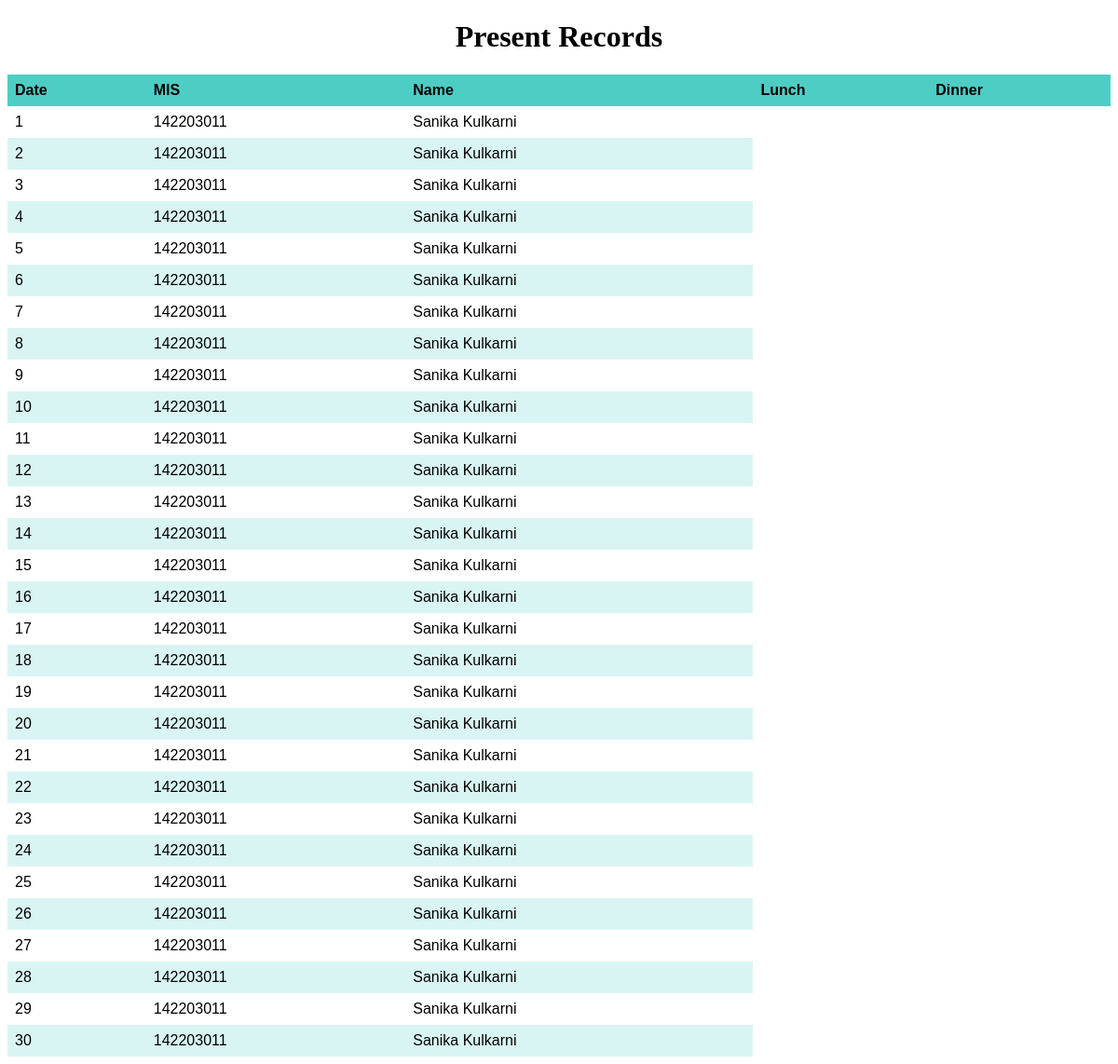
Screenshot of /present (signed in) with the database file from the repository.
### website/models.py (models this page shows)
class student_info(db.Model, UserMixin):
    Name = db.Column(db.String(50), nullable=False)
    MIS = db.Column(db.String(50), primary_key=True, nullable=False)
    year=db.Column(db.String(50), nullable=False)
    Room_no = db.Column(db.String(50), nullable=False)
    Phone_no = db.Column(db.String(10), nullable=False)
    Password = db.Column(db.String(50), nullable=False)
    notes=db.relationship('Attendance')

### website/user_functions.py (the view)
@user_functions.route('/present')
def present_records():
    students = student_info.query.filter(student_info.MIS == session["name"])
    attendees = Attendance.query.filter(Attendance.user_MIS == session["name"])
    return render_template('present_records.html', curr_name = session["name"], dataOfStudents=students,data_of_absentees=attendees)

### website/templates/present_records.html (shortened to what this page needs)
<!DOCTYPE html>
<html lang="en">
  <head>
  </head>
  <body>
    <table align="center">
      <h1 align="center">Present Records</h1>
      <thead>
        <tr>
          <th>Date</th>
          <th>MIS</th>
          <th>Name</th>
          <th>Lunch</th>
          <th>Dinner</th>
        </tr>
      </thead>
      <tbody>
        <tr>
          {%for data in dataOfStudents%} {%if data.MIS == curr_name %}{%for date in range (1,31)%}
          <tbody>
            <td>{{date}}</td>
            <td>{{data.MIS}}</td>
            <td>{{data.Name}}</td>
          </tbody>
          {%endfor %}{%endif%}{%endfor %}
        </tr>
      </tbody>
    </table>
  </body>
</html>

### website/templates/present_records.html (style rules this page uses)
table { font-family: arial, sans-serif; border-collapse: collapse; width: 100%; }
td, th { text-align: left; padding: 8px; }
th { background-color: #4ecdc4; }
tbody:nth-child(even) { background-color: #d9f5f3; }

### rows the page displays
student_info: date "1" "2" "3" "4" "5" "6" "7" "8" "9" "10" "11" "12" "13" "14" "15" "16" "17" "18" "19" "20" "21" "22" "23" "24" "25" "26" "27" "28" "29" "30", MIS "142203011" "142203011" "142203011" "142203011" "142203011" "142203011" "142203011" "142203011" "142203011" "142203011" "142203011" "142203011" "142203011" "142203011" "142203011" "142203011" "142203011" "142203011" "142203011" "142203011" "142203011" "142203011" "142203011" "142203011" "142203011" "142203011" "142203011" "142203011" "142203011" "142203011", Name "Sanika Kulkarni" "Sanika Kulkarni" "Sanika Kulkarni" "Sanika Kulkarni" "Sanika Kulkarni" "Sanika Kulkarni" "Sanika Kulkarni" "Sanika Kulkarni" "Sanika Kulkarni" "Sanika Kulkarni" "Sanika Kulkarni" "Sanika Kulkarni" "Sanika Kulkarni" "Sanika Kulkarni" "Sanika Kulkarni" "Sanika Kulkarni" "Sanika Kulkarni" "Sanika Kulkarni" "Sanika Kulkarni" "Sanika Kulkarni" "Sanika Kulkarni" "Sanika Kulkarni" "Sanika Kulkarni" "Sanika Kulkarni" "Sanika Kulkarni" "Sanika Kulkarni" "Sanika Kulkarni" "Sanika Kulkarni" "Sanika Kulkarni" "Sanika Kulkarni"
